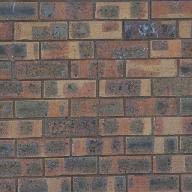
#> input picture samples/bricks_small.jpg, 192 x 192 px
$ jupyter execute --allow-errors CS445_Proj2_Starter.ipynb   (shell and % lines are left out)
#> lines starting #> are read from the running program, lines starting #| are printed output that depends on the picture; after the words box and inside, x2 and y2 are one past the last pixel; in counts of white or black regions, pixels touching at a corner belong together
### utils.py
import numpy as np

def cut(err_patch):
    """
    Compute the minimum path frm the left to right side of the patch

    :param err_patch: numpy.ndarray    cost of cutting through each pixel
    :return: numpy.ndarray             a 0-1 mask that indicates which pixels should be on either side of the cut
    """

    # create padding on top and bottom with very large cost
    padding = np.expand_dims(np.ones(err_patch.shape[1]).T*1e10,0)
    err_patch = np.concatenate((padding, err_patch, padding), axis=0)
    h, w = err_patch.shape
    path = np.zeros([h,w], dtype="int")
    cost = np.zeros([h,w])
    cost[:,0] = err_patch[:, 0]
    cost[0,:] = err_patch[0, :]
    cost[cost.shape[0]-1,:] = err_patch[err_patch.shape[0]-1, :]

    # for each column, compute the cheapest connected path to the left
    # cost of path for each row from left upper/same/lower pixel
    for x in range(1,w):
        # cost of path for each row from left upper/same/lower pixel
        tmp = np.vstack((cost[0:h-2,x-1], cost[1:h-1, x-1], cost[2:h, x-1]))
        mi = tmp.argmin(axis=0)
        path[1:h-1, x] = np.arange(1, h-1, 1).T + mi # save the next step of the path
        cost[1:h-1, x] = cost[path[1:h-1, x] - 1, x-1] + err_patch[1:h-1, x]

    path = path[1:path.shape[0]-1, :] - 1
    cost = cost[1:cost.shape[0]-1, :]

    # create the mask based on the best path
    mask = np.zeros(path.shape, dtype="int")
    best_path = np.zeros(path.shape[1], dtype="int")
    best_path[len(best_path)-1] = np.argmin(cost[:, cost.shape[1]-1]) + 1
    mask[0:best_path[best_path.shape[0]-1], mask.shape[1]-1] = 1
    for x in range(best_path.size-1, 0, -1):
        best_path[x-1] = path[best_path[x]-1, x]
        mask[:best_path[x-1], x-1] = 1
    mask ^= 1
    return mask

### CS445_Proj2_Starter.ipynb
# Programming Project #2: Image Quilting

## CS445: Computational Photography

[cell 1]
from google.colab import drive
drive.mount('/content/drive')

[cell 2]
import cv2
import numpy as np
import matplotlib.pyplot as plt
import os
import random
import time

# modify to where you store your project data including utils.py
datadir = "/Users/isaac/OneDrive/Desktop/CS445/cs445_proj2_starter_code-2/"

utilfn = datadir + "utils.py"
samplesfn = datadir + "samples"
import utils

[cell 3]
from utils import cut # default cut function for seam finding section

### Part I: Randomly Sampled Texture (10 pts)

[cell 4]
def quilt_random(sample, out_size, patch_size):
    """
    Randomly samples square patches of size patchsize from sample in order to create an output image of size outsize.

    :param sample: numpy.ndarray   The image you read from sample directory
    :param out_size: int            The width of the square output image
    :param patch_size: int          The width of the square sample patch
    :return: numpy.ndarray
    """

    out_image = np.zeros((out_size, out_size, 3), dtype=np.uint8)

    for x in range(0, out_size, patch_size):
        for y in range(0, out_size, patch_size):
            rand_x = random.randint(0, sample.shape[0] - patch_size)
            rand_y = random.randint(0, sample.shape[1] - patch_size)
            diff_x=min(x + patch_size, out_size) - x
            diff_y=min(y + patch_size, out_size) - y
            out_image[x:x+patch_size, y:y+patch_size, :] = sample[rand_x:rand_x + diff_x, rand_y:rand_y + diff_y, :]

    return out_image

[cell 5]
sample_img_fn = 'samples/bricks_small.jpg' # feel free to change
sample_img = cv2.cvtColor(cv2.imread(sample_img_fn), cv2.COLOR_BGR2RGB)
plt.imshow(sample_img)
plt.show()

out_size = 400  # change these parameters as needed
patch_size = 45
res = quilt_random(sample_img, out_size, patch_size)
#> after the loop in quilt_random, `for x in range(0, out_size, patch_size):`:
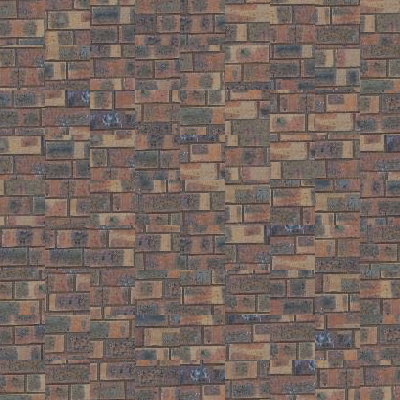
#> out_image: shape (400, 400, 3); mean R, G, B 117.3, 101.9, 94.7
#| image shape is (192, 192, 3)
if res is not None:
    plt.imshow(res)

### Part II: Overlapping Patches (30 pts)

[cell 6]
def ssd_patch(T, M, I):
    #Mask is the matrix of 0s and 1s that is the size of the patch size. It represents the position of the overlap with 1s. These 1s will be replaced by template values
    #Template is a matrix that is the same size patch_size. The overlap is filled with pixel values and the empty spots are 0s.
    #ssd_cost = ((M*T)**2).sum() - 2 * cv2.filter2D(I, ddepth=-1, kernel = M*T) + cv2.filter2D(I ** 2, ddepth=-1, kernel=M)
    I = I.astype(np.float32)
    #T = T.astype(np.float32)
    M = M.astype(np.float32)

    #ssd_cost = [[np.inf for x in range(I.shape[0])] for y in range(I.shape[1])]
    #np.zeros((I.shape[0], I.shape[1]))

    channel1= ((M[:,:,0]*T[:,:,0])**2).sum() - 2 * cv2.filter2D(I[:,:,0], ddepth=-1, kernel = M[:,:,0]*T[:,:,0]) + cv2.filter2D(I[:,:,0] ** 2, ddepth=-1, kernel=M[:,:,0])
    channel2= ((M[:,:,1]*T[:,:,1])**2).sum() - 2 * cv2.filter2D(I[:,:,1], ddepth=-1, kernel = M[:,:,1]*T[:,:,1]) + cv2.filter2D(I[:,:,1] ** 2, ddepth=-1, kernel=M[:,:,1])
    channel3= ((M[:,:,2]*T[:,:,2])**2).sum() - 2 * cv2.filter2D(I[:,:,2], ddepth=-1, kernel = M[:,:,2]*T[:,:,2]) + cv2.filter2D(I[:,:,2] ** 2, ddepth=-1, kernel=M[:,:,2])

    (row, col) = channel1.shape
    ssd_cost = np.zeros((row, col))
    ssd_cost[:,:] = channel1 + channel2 + channel3


    return np.absolute(ssd_cost[:,:])

[cell 7]
"""def choose_sample(tol, ssd_image):
find minimum value within cost as a float
use where to find row col positions of cost values fitting a certain inequality
take a random row and col position
return that row and col position


The output of this function
"""

def choose_sample(ssd_image, tol):
    min_cost = np.amin(ssd_image)
    candidates = []
    #print("min_cost: {}".format(min_cost))
    for i in range(ssd_image.shape[0]):
        for j in range(ssd_image.shape[1]):

            #print("ssd_image[i][j]: {}".format(ssd_image[i,j]))

            candidates.append((ssd_image[i,j],(i, j)))
    candidates = sorted(candidates)
    candidates = candidates[:tol]
    selected_candidates = random.choice(candidates)


    return selected_candidates[1]

[cell 8]
def quilt_simple(sample, out_size, patch_size, overlap, tol):
    """
    Randomly samples square patches of size patchsize from sample in order to create an output image of size outsize.
    Feel free to add function parameters
    :param sample: numpy.ndarray
    :param out_size: int
    :param patch_size: int
    :param overlap: int
    :param tol: float
    :return: numpy.ndarray

    """
#> called with out_size = 300, patch_size = 25, overlap = 5, tol = 1


    sample = sample.astype(np.float32)
    sample = sample/255.0
    #print(np.amax(sample))
    out_image = np.zeros((out_size, out_size, 3), dtype = np.float32)
    step = patch_size - overlap
    half = int(patch_size/2)
    template = np.zeros((patch_size,patch_size, 3))
    for x in range(0, out_size-patch_size, step):
        for y in range(0, out_size-patch_size, step):

            template = out_image[x:x + patch_size, y:y + patch_size, :].copy()

            if x == 0 and y == 0:
                rand_x = random.randint(0, sample.shape[0] - patch_size)
                rand_y = random.randint(0, sample.shape[1] - patch_size)
                out_image[x:x+patch_size, y:y+patch_size, :] = sample[rand_x:rand_x + patch_size, rand_y:rand_y + patch_size, :].copy()

            elif (x == 0 and y != 0):# the cases where only columns overlap at some point add the other case
                mask = np.zeros((patch_size, patch_size, 3), dtype = np.float32)
                mask[:,0:overlap,:] = 1.0

                # [6 lines of commented-out code are left out]

                ssd_image = ssd_patch(template, mask, sample)


                ssd_image[-patch_size:,:] = float("inf")
                ssd_image[:patch_size,:] = float("inf")
                ssd_image[:,:patch_size] = float("inf")
                ssd_image[:,-patch_size:] = float("inf")
                #plt.imshow(ssd_image)
                #plt.show()

                row,col = choose_sample(ssd_image, tol)

                #print("row {}".format(row))
                #print("col {}".format(col))


                out_image[x:x+patch_size, y:y+patch_size, :] = sample[row-half:row+half+1, col-half:col+half+1,:].copy()
                #plt.imshow(out_image)
                #plt.show()

            elif x != 0 and y == 0:
                mask = np.zeros((patch_size, patch_size, 3), dtype = np.float32)
                mask[0:overlap,:,:] = 1.0 #

                #template = out_image[:,y:y+overlap,:].copy()

                ssd_image = ssd_patch(template, mask, sample)

                ssd_image[-patch_size:,:] = float("inf")
                ssd_image[:patch_size,:] = float("inf")
                ssd_image[:,:patch_size] = float("inf")
                ssd_image[:,-patch_size:] = float("inf")

                row,col = choose_sample(ssd_image, tol)
                out_image[x:x+patch_size, y:y+patch_size, :] = sample[row-half:row+half+1, col-half:col+half+1,:].copy()

            else:
                mask = np.zeros((patch_size, patch_size, 3), dtype = np.float32)
                mask[0:overlap,:,:] = 1.0 #
                mask[:,0:overlap,:] = 1.0

                #template = out_image[x:x + overlap, y:y + overlap, :].copy()
                #plt.imshow(template)
                #plt.show()

                ssd_image = ssd_patch(template, mask, sample)

                ssd_image[-patch_size:,:] = float("inf")
                ssd_image[:patch_size,:] = float("inf")
                ssd_image[:,:patch_size] = float("inf")
                ssd_image[:,-patch_size:] = float("inf")

                row,col = choose_sample(ssd_image, tol)
                out_image[x:x+patch_size, y:y+patch_size, :] = sample[row-half:row+half+1, col-half:col+half+1,:].copy()
#> this loop made 14 passes
#> pass 1, in ssd_patch, `channel3= ((M[:,:,2]*T[:,:,2])**2).sum() - 2 * cv2.filter2D(I[:,:,2], ..`:
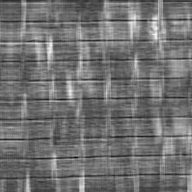
#> channel3: shape (192, 192) float32; min 0, max 2.23, mean 0.993; drawn with min black and max white
#> after the loop: mask: shape (25, 25, 3) float32; values 0 (black) and 1 (white), 36% white; 1 white region, box (x1, y1, x2, y2) and area: (0, 0, 25, 25) 225
#> after the loop:
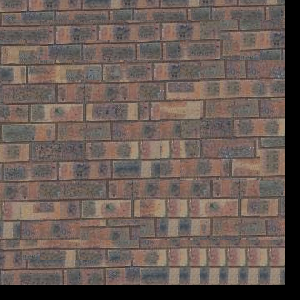
#> out_image: shape (300, 300, 3) float32; mean R, G, B 0.415, 0.36, 0.335
#> after the loop:
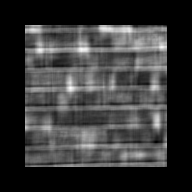
#> ssd_image: shape (192, 192) float64; 45.3% of the values are NaN or infinite; the others: min 1.58, max 19.14, mean 8.56; drawn with min black, max white, NaN and infinite black
                #plt.imshow(out_image)
                #plt.show()


    return out_image

[cell 9]
sample_img_fn = 'samples/bricks_small.jpg'
sample_img = cv2.cvtColor(cv2.imread(sample_img_fn), cv2.COLOR_BGR2RGB)
plt.imshow(sample_img)
plt.show()

print('image shape is ' + str(np.array(sample_img).shape))

out_size = 300  # change these parameters as needed
patch_size = 25
overlap = 5
tol = 1
res = quilt_simple(sample_img, out_size, patch_size, overlap, tol) #feel free to change parameters to get best results
if res is not None:
    plt.figure(figsize=(5,5))
    plt.imshow(res)

### Part III: Seam Finding (20 pts)

[cell 10]
# optional or use cut(err_patch) directly
def customized_cut(bndcost):
    pass

[cell 11]
def quilt_cut(sample, out_size, patch_size, overlap, tol):
    """
    Samples square patches of size patchsize from sample using seam finding in order to create an output image of size outsize.
    Feel free to add function parameters
    :param sample: numpy.ndarray
    :param out_size: int
    :param patch_size: int
    :param overlap: int
    :param tol: float
    :return: numpy.ndarray
    """
#> called with out_size = 300, patch_size = 30, overlap = 11, tol = 5

    sample = sample.astype(np.float32)
    sample = sample/255.0
    out_image = np.zeros((out_size, out_size, 3), dtype = np.float32)
    step = patch_size - overlap
    template = np.zeros((patch_size,patch_size, 3))
    half = int(patch_size/2)
    #cost_img = ssd_patch(template, mask, image)

    for x in range(0, out_size-patch_size, step):
        for y in range(0, out_size-patch_size, step):

            template = out_image[x:x + patch_size, y:y + patch_size, :].copy()

            if x == 0 and y == 0:
                rand_x = random.randint(0, sample.shape[0] - patch_size)
                rand_y = random.randint(0, sample.shape[1] - patch_size)
                out_image[x:x+patch_size, y:y+patch_size, :] = sample[rand_x:rand_x + patch_size, rand_y:rand_y + patch_size, :].copy()

            elif (x == 0 and y != 0):
                mask = np.zeros((patch_size, patch_size, 3), dtype = np.float32)
                mask[:,0:overlap,:] = 1.0

                # [6 lines of commented-out code are left out]

                ssd_image = ssd_patch(template, mask, sample)
                temp = ssd_image

                ssd_image[-patch_size:,:] = float("inf")
                ssd_image[:patch_size,:] = float("inf")
                ssd_image[:,:patch_size] = float("inf")
                ssd_image[:,-patch_size:] = float("inf")
                #plt.imshow(ssd_image)
                #plt.show()
                replace = out_image[y*(patch_size-overlap):y*(patch_size-overlap)+patch_size, : patch_size, :]


                row,col = choose_sample(ssd_image, tol)


                new_patch = sample[row-half:row+half+1, col-half:col+half+1, :].copy()

                diff = replace[:overlap,: patch_size, :]**2
                diff = diff[:,:,0]+diff[:,:,1]+diff[:,:,2]

                mask_cut = cut(diff)

                #plt.imshow(mask_cut)
                #plt.show()

                #mask_cut = mask.astype(np.uint8)

                plt.imshow(mask_cut)
                plt.show()

                new_patch[:patch_size,:overlap,0] *= mask_cut
                new_patch[:patch_size,:overlap,1] *= mask_cut
                new_patch[:patch_size,:overlap,2] *= mask_cut

                inv_mask = np.ones(mask.shape)-mask

                replace[:patch_size,:overlap,0] *= inv_mask
                replace[:patch_size,:overlap,1] *= inv_mask
                replace[:patch_size,:overlap,2] *= inv_mask


                out_image += new_patch
#> this loop made 1 pass
#> pass 1, in ssd_patch (call 196), `channel1= ((M[:,:,0]*T[:,:,0])**2).sum() - 2 * cv2.filter2D(I[:,:,0], ..`:
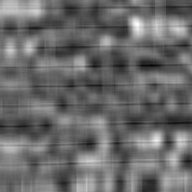
#> channel1: shape (192, 192) float32; min -7.63e-06, max 15.14, mean 6.32; drawn with min black and max white
#> pass 1, in ssd_patch (call 196), `channel3= ((M[:,:,2]*T[:,:,2])**2).sum() - 2 * cv2.filter2D(I[:,:,2], ..`:
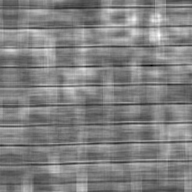
#> channel3: shape (192, 192) float32; min 0, max 4.89, mean 2.47; drawn with min black and max white
#> after the loop:
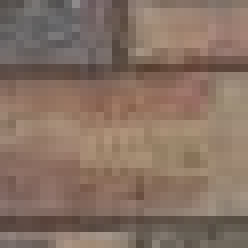
#> new_patch: shape (31, 31, 3) float32 (shown 8 times larger); mean R, G, B 0.528, 0.443, 0.39
#> after the loop:
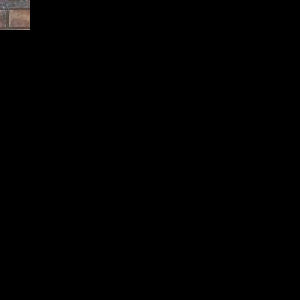
#> out_image: shape (300, 300, 3) float32; mean R, G, B 0.0047, 0.00407, 0.00381
#> after the loop:
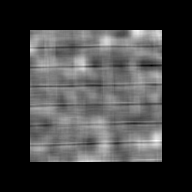
#> ssd_image: shape (192, 192) float64; 52.73% of the values are NaN or infinite; the others: min 3.81e-06, max 24.3, mean 11.96; drawn with min black, max white, NaN and infinite black
#> after the loop:
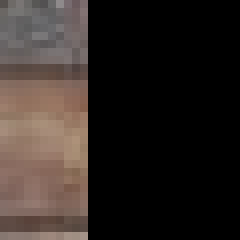
#> template: shape (30, 30, 3) float32 (shown 8 times larger); mean R, G, B 0.185, 0.155, 0.14
                #out_image += new_patch

    return out_image

$ run again, with samples/white_small.jpg copied over samples/bricks_small.jpg
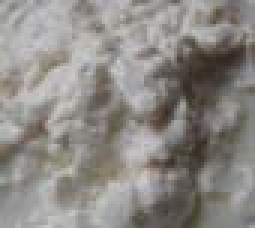
#> input picture samples/white_small.jpg, 85 x 76 px (shown 3 times larger)
#| image shape is (76, 85, 3)
#> the loop in quilt_simple, `for x in range(0, out_size-patch_size, step):` made 14 passes
#> the loop in quilt_cut, `for x in range(0, out_size-patch_size, step):` made 1 pass
#> pass 1, in ssd_patch (call 196), `channel3= ((M[:,:,2]*T[:,:,2])**2).sum() - 2 * cv2.filter2D(I[:,:,2], ..`:
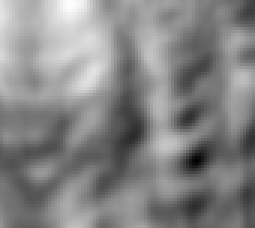
#> channel3: shape (76, 85) float32 (shown 3 times larger); min 0, max 33.14, mean 17.3; drawn with min black and max white
#> after the loop in quilt_cut, `for x in range(0, out_size-patch_size, step):`:
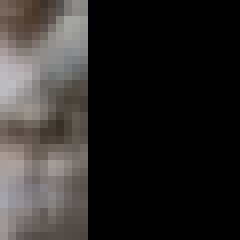
#> template: shape (30, 30, 3) float32 (shown 8 times larger); mean R, G, B 0.173, 0.165, 0.159
